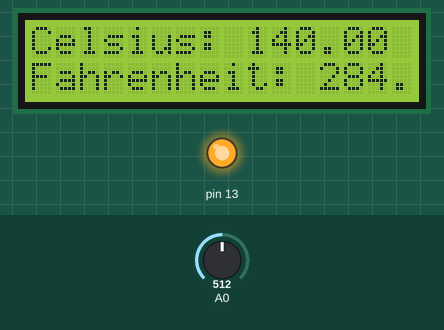
Bench run of a sketch on a simulated Arduino Uno, built with avr-gcc and run on an emulated ATmega328P. Parts: 16×2 character LCD, output pins drawn as LEDs (lit = HIGH). The inputs (shaded band) are chosen by the test bench; at power-on: A0 = 512.

Above: at 2.2 s.
2.3 s: A0 set to 716
At 4.2 s:
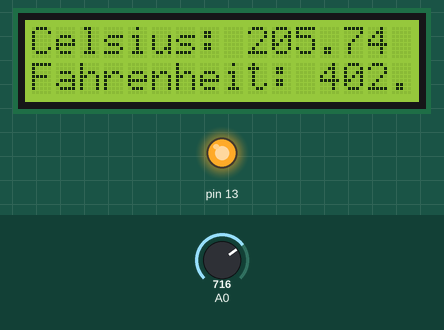
4.5 s: A0 set to 900
At 6.2 s:
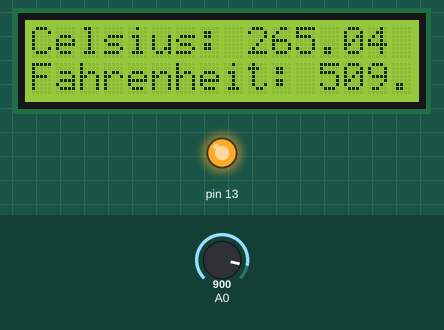
6.5 s: A0 set to 1023
At 8.4 s:
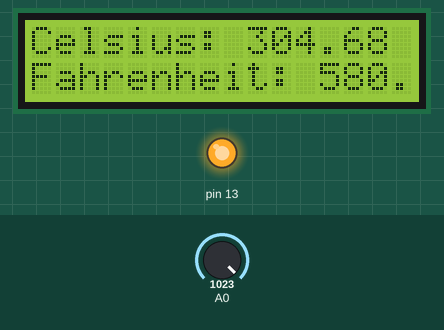
Timing chart, 0 to 9.9 s (numbered marks = the images above; inputs shaded):
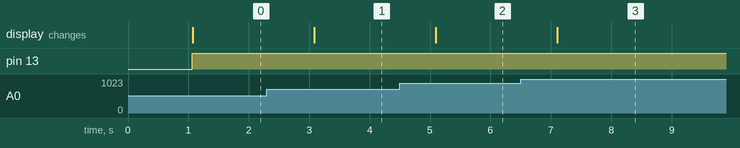

The sketch:

LCD_Thermometer.ino
```cpp
#include <LiquidCrystal.h>
LiquidCrystal lcd(12, 11, 5, 4, 3, 2);

void setup() {
  lcd.begin(16, 2);
  lcd.setCursor(0, 0);
  lcd.print("Thermometer");
  lcd.setCursor(0, 1);
  lcd.print("By: Robin T.");
  pinMode(13, OUTPUT);
  delay(1000);
}

void loop() {
  digitalWrite(13, HIGH);
  double temperature = analogRead(0);
  double tempC = ((temperature * (3300.0 / 1024.0)) - 250) / 10;
  double tempF = (tempC * 9.0) / 5.0 + 32.0;
  lcd.setCursor(0, 0);
  lcd.print("Celsius: ");
  lcd.setCursor(9, 0);
  lcd.print(tempC);
  lcd.setCursor(0, 1);
  lcd.print("Fahrenheit: ");
  lcd.setCursor(12, 1);
  lcd.print(tempF);
  delay(1000);
}
```

Measured:
- after the input at 2.3 s, the display: changes after 0.78 s (image 1)
- after the input at 4.5 s, the display: changes after 0.59 s (image 2)
- after the input at 6.5 s, the display: changes after 0.61 s (image 3)
